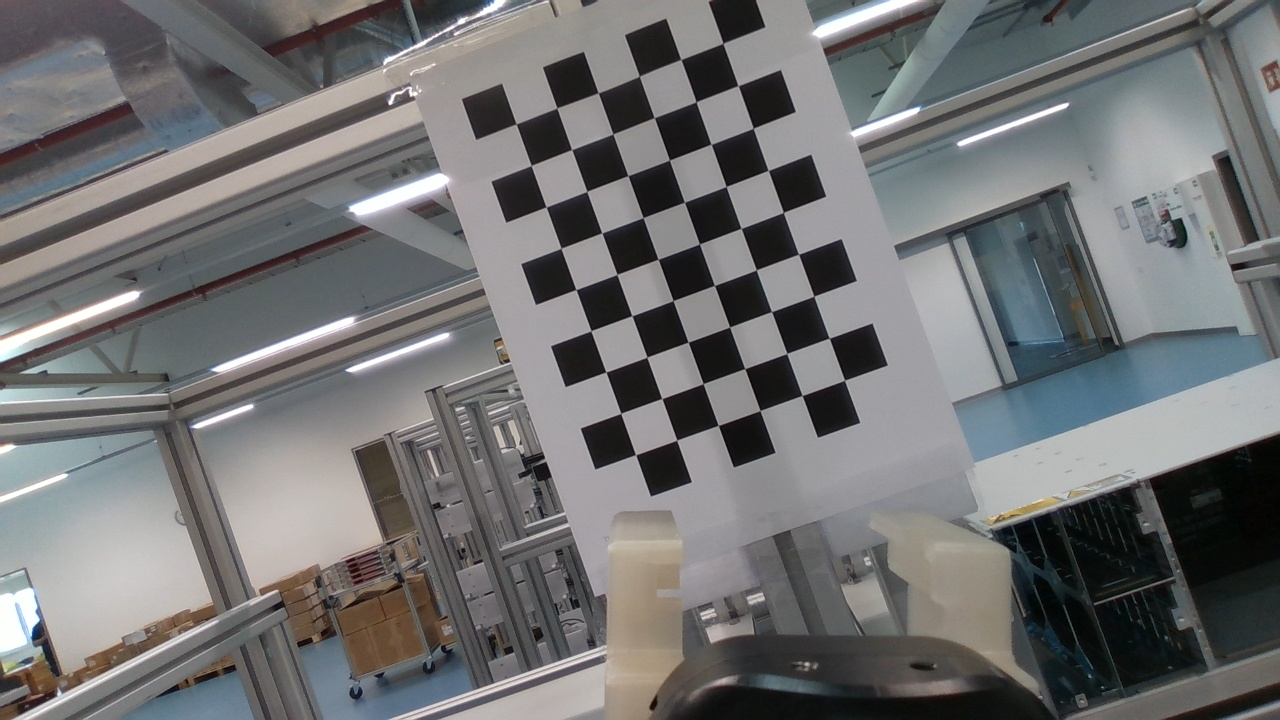
#> input picture Images/mainimages/1019.jpg, 1280 x 720 px; its folder holds only this picture in this run
$ jupyter execute calibrate.ipynb
#> lines starting #> are read from the running program, lines starting #| are printed output that depends on the picture; after the words box and inside, x2 and y2 are one past the last pixel; in counts of white or black regions, pixels touching at a corner belong together
[cell 1]
import cv2
import numpy as np
import glob

number_of_squares_X = 10
number_of_squares_Y = 7
nX = number_of_squares_X - 1
nY = number_of_squares_Y - 1
square_size = 0.033

criteria = (cv2.TERM_CRITERIA_EPS + cv2.TERM_CRITERIA_MAX_ITER, 30, 0.001)

# Define real world coordinates for points in the 3D coordinate frame
# Object points are (0,0,0), (1,0,0), (2,0,0) ...., (5,8,0)
object_points_3D = np.zeros((nX * nY, 3), np.float32)

# These are the x and y coordinates
object_points_3D[:,:2] = np.mgrid[0:nY, 0:nX].T.reshape(-1, 2)

object_points_3D = object_points_3D * square_size

# Store vectors of 3D points for all chessboard images (world coordinate frame)
object_points = []

# Store vectors of 2D points for all chessboard images (camera coordinate frame)
image_points = []

def main():

  # Get the file path for images in the current directory
  images = glob.glob('C:/Users/sarojd/Vision_Arsenal/learn/Aruco_implementation/Images/mainimages/*.jpg')

  # Go through each chessboard image, one by one
  for image_file in images:

    # Load the image
    image = cv2.imread(image_file)
#> image is the input picture: shape (720, 1280, 3); mean B, G, R 113.8, 113.2, 112.9

    # Convert the image to grayscale
    gray = cv2.cvtColor(image, cv2.COLOR_BGR2GRAY)
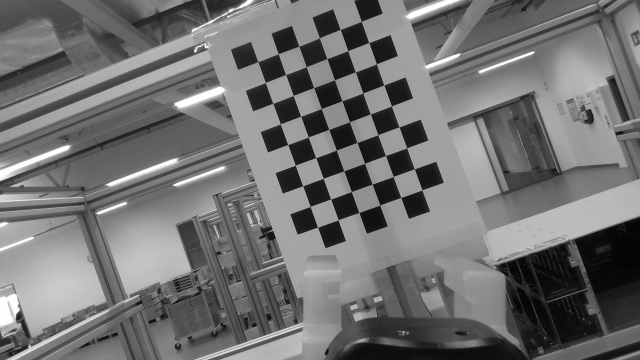
#> gray: shape (720, 1280) (shown at 1/2 size); min 1, max 255, mean 113.2

    # Find the corners on the chessboard
    success, corners = cv2.findChessboardCorners(gray, (nY, nX), None)
#> success = True; corners = 54 rows, first 8: [516.2, 123.9], [557, 108], [598.2, 92.81], [639.1, 76.28], [681, 59.49], [723, 43.29], [531.2, 165.5], [571.7, 149.6]

    # If the corners are found by the algorithm, draw them
    if success == True:

      # Append object points
      object_points.append(object_points_3D)

      # Find more exact corner pixels
      corners_2 = cv2.cornerSubPix(gray, corners, (11,11), (-1,-1), criteria)
#> corners_2 = 54 rows, first 8: [516.2, 123.9], [556.9, 108], [598.3, 92.85], [639.4, 76.17], [680.8, 59.48], [723, 43.3], [531.2, 165.4], [571.7, 149.5]

      # Append image points
      image_points.append(corners_2)

      # Draw the corners
      cv2.drawChessboardCorners(image, (nY, nX), corners_2, success)
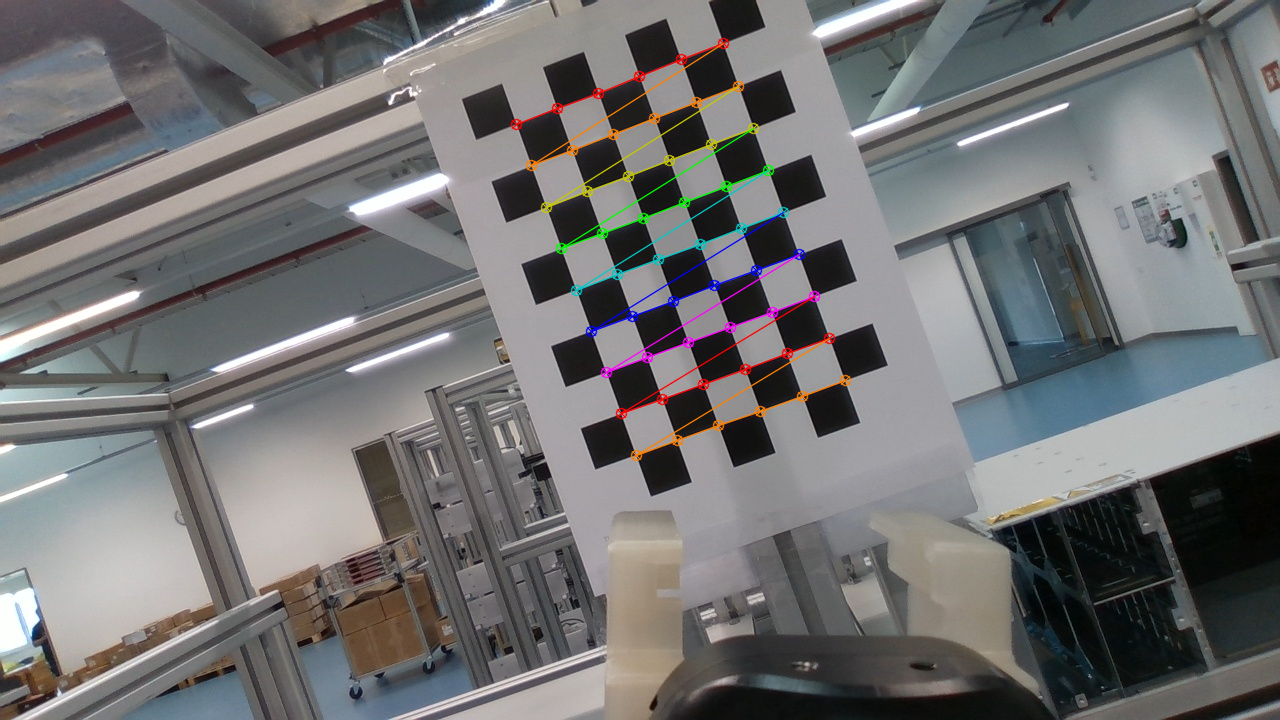
#> image: shape (720, 1280, 3); 1.59% of pixels changed, all inside (x1, y1, x2, y2) = (510, 37, 852, 462)

      # Display the image. Used for testing.
      cv2.imshow("Image", image)

      # Display the window for a short period. Used for testing.
      cv2.waitKey(1000)

  # Perform camera calibration to return the camera matrix, distortion coefficients, rotation and translation vectors etc
  ret, mtx, dist, rvecs, tvecs = cv2.calibrateCamera(object_points, image_points, gray.shape[::-1], None, None)
#> ret = 0.185; mtx = [[979.2, 0, 751.8], [0, 973.3, 353.7], [0, 0, 1]]; dist = [[0.112, 0.664, -0.00194, 0.0112, -7.11]]; rvecs = ([-0.00965, 0.0653, -0.348],); tvecs = ([-0.177, -0.172, 0.735],)

  # Save parameters to a file
  cv_file = cv2.FileStorage('calibration_chessboard.yaml', cv2.FILE_STORAGE_WRITE)
  cv_file.write('K', mtx)
  cv_file.write('D', dist)
  cv_file.release()

  # Load the parameters from the saved file
  cv_file = cv2.FileStorage('calibration_chessboard.yaml', cv2.FILE_STORAGE_READ)
  mtx = cv_file.getNode('K').mat()
  dst = cv_file.getNode('D').mat()
  cv_file.release()

  # Display key parameter outputs of the camera calibration process
  print("Camera matrix:")
  print(mtx)

  print("\n Distortion coefficient:")
  print(dist)
#| [[ 1.12353285e-01  6.63748304e-01 -1.94408789e-03  1.11539276e-02
#|   -7.11168691e+00]]

  # Close all windows
  cv2.destroyAllWindows()

if __name__ == '__main__':
  print(__doc__)
  main()

$ run again, on Images/mainimages/19.jpg
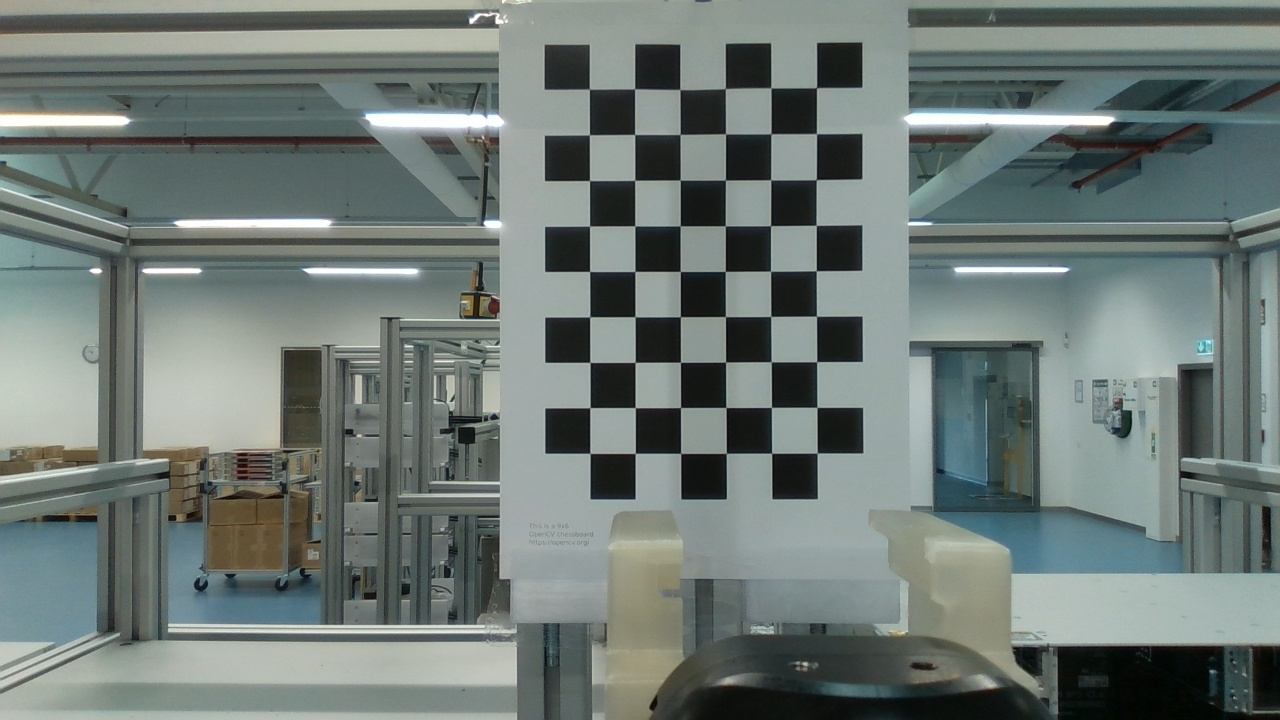
#> input picture Images/mainimages/19.jpg, 1280 x 720 px
#> in main, image is the input picture: shape (720, 1280, 3); mean B, G, R 117.4, 121.2, 110.5
#> in main, `gray = cv2.cvtColor(image, cv2.COLOR_BGR2GRAY)`:
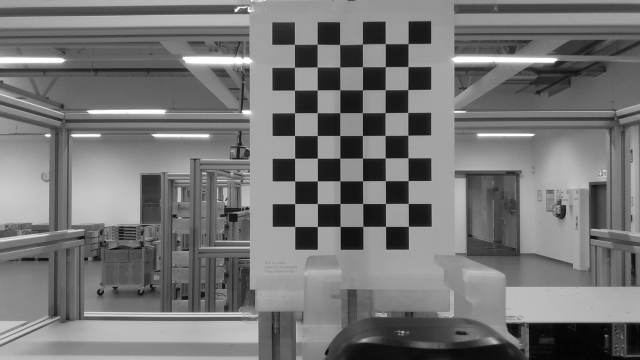
#> gray: shape (720, 1280) (shown at 1/2 size); min 2, max 255, mean 117.6
#> success = True; corners = 54 rows, first 8: [589.4, 89.17], [634.6, 88.98], [679.9, 89.48], [725.4, 88.56], [770.8, 87.78], [816.5, 87.65], [589.4, 134.7], [634.7, 134.6]
#> corners_2 = 54 rows, first 8: [589.3, 89.14], [634.6, 88.81], [679.9, 89.52], [725.4, 88.58], [770.9, 87.81], [816.5, 87.68], [589.4, 134.8], [634.6, 134.4]
#> in main, `cv2.drawChessboardCorners(image, (nY, nX), corners_2, success)`:
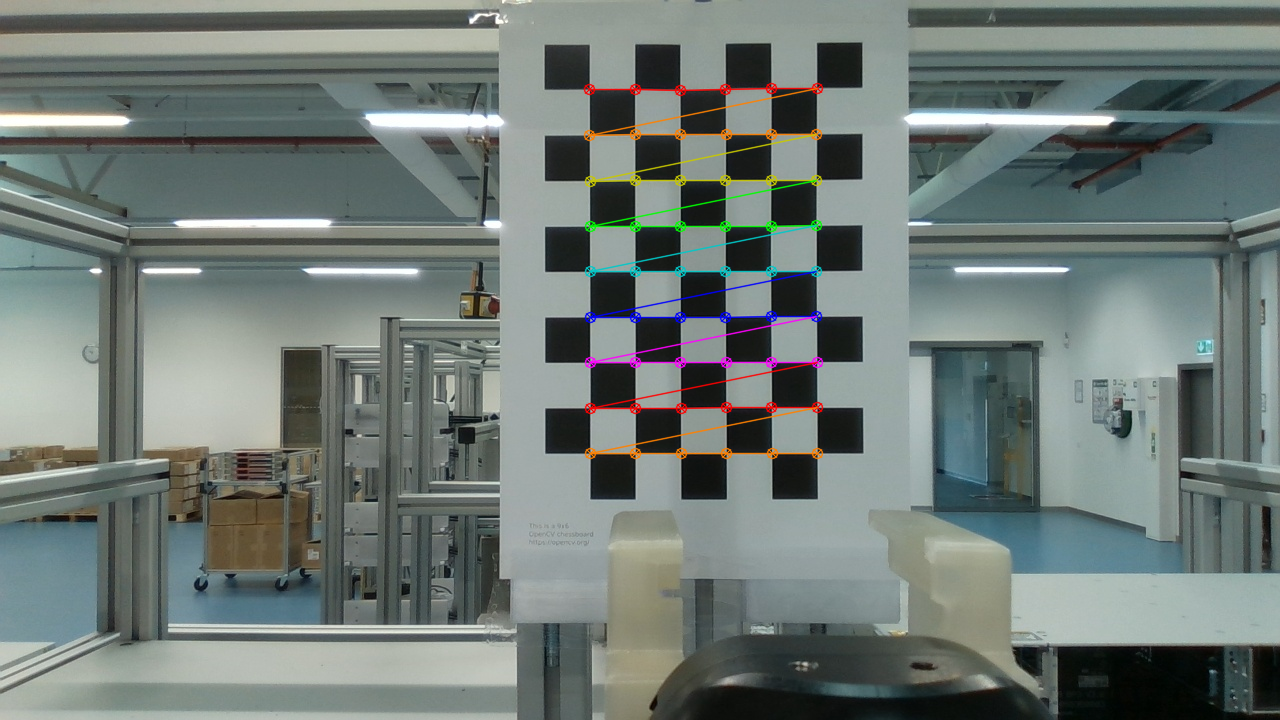
#> image: shape (720, 1280, 3); 1.73% of pixels changed, all inside (x1, y1, x2, y2) = (583, 82, 824, 460)
#> ret = 0.195; mtx = [[1343, 0, 742.6], [0, 1345.7, 320.1], [0, 0, 1]]; dist = [[0.699, -22.84, -0.00959, 0.0154, 266.7]]; rvecs = ([-0.0295, -0.00399, -0.0031],); tvecs = ([-0.112, -0.167, 0.984],)
#| [[ 6.99074284e-01 -2.28440352e+01 -9.58935476e-03  1.53505579e-02
#|    2.66689584e+02]]

$ run again, on Images/mainimages/203.jpg
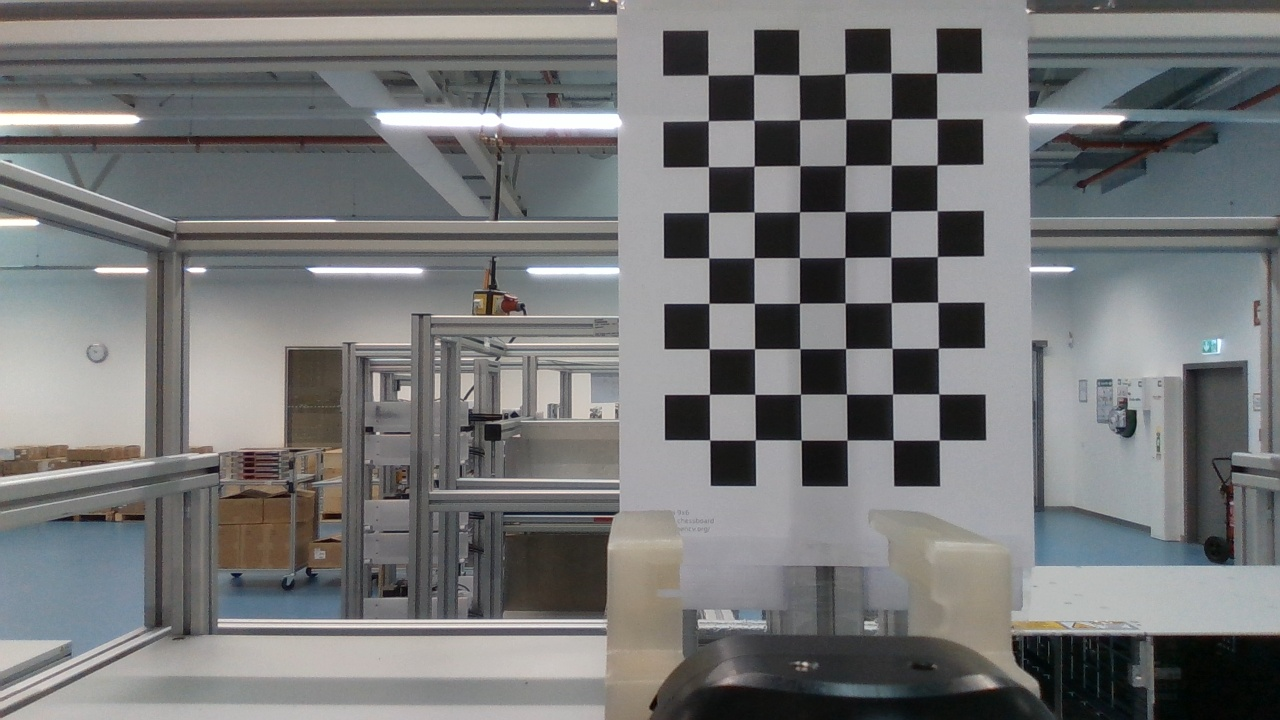
#> input picture Images/mainimages/203.jpg, 1280 x 720 px
#> in main, image is the input picture: shape (720, 1280, 3); mean B, G, R 118.6, 118.2, 117.4
#> success = True; corners = 54 rows, first 8: [708, 75.01], [753.5, 74.65], [799, 75.04], [844.8, 73.96], [891, 73.04], [936.4, 73.17], [708.3, 120.7], [753.6, 120]
#> corners_2 = 54 rows, first 8: [708.1, 74.95], [753.7, 74.45], [799, 74.92], [845, 73.73], [891.1, 72.94], [936.6, 73.05], [708.4, 120.7], [753.9, 120.1]
#> in main, `cv2.drawChessboardCorners(image, (nY, nX), corners_2, success)`:
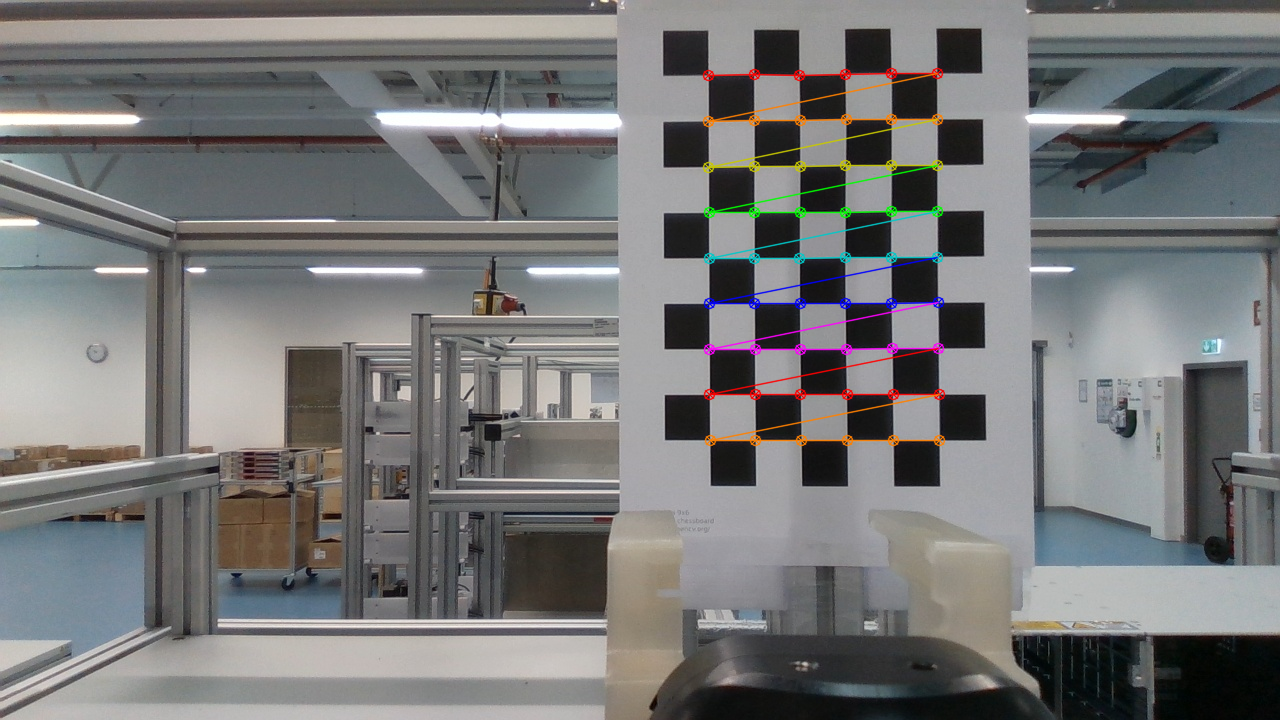
#> image: shape (720, 1280, 3); 1.74% of pixels changed, all inside (x1, y1, x2, y2) = (702, 67, 946, 447)
#> ret = 0.302; mtx = [[7237.8, 0, 640.5], [0, 7331.9, 360.4], [0, 0, 1]]; dist = [[8.2, -1316.5, -0.00618, 0.0363, -5.66]]; rvecs = ([-0.113, -0.0359, -0.00397],); tvecs = ([0.0491, -0.205, 5.32],)
#| [[ 8.19718798e+00 -1.31653068e+03 -6.18069891e-03  3.62929867e-02
#|   -5.65539893e+00]]
